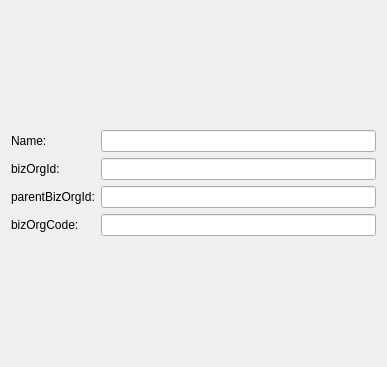
<?xml version="1.0" encoding="UTF-8"?>
<ui version="4.0">
 <class>DepartmentInfo</class>
 <widget class="QWidget" name="DepartmentInfo">
  <property name="geometry">
   <rect>
    <x>0</x>
    <y>0</y>
    <width>387</width>
    <height>367</height>
   </rect>
  </property>
  <property name="windowTitle">
   <string>Form</string>
  </property>
  <layout class="QVBoxLayout" name="verticalLayout">
   <item>
    <layout class="QGridLayout" name="gridLayout">
     <item row="1" column="0">
      <widget class="QLabel" name="label_bizOrgId">
       <property name="text">
        <string>bizOrgId:</string>
       </property>
      </widget>
     </item>
     <item row="2" column="1">
      <widget class="QLineEdit" name="lineEdit_parentBizOrgId"/>
     </item>
     <item row="3" column="1">
      <widget class="QLineEdit" name="lineEdit_bizOrgCode"/>
     </item>
     <item row="3" column="0">
      <widget class="QLabel" name="label_bizOrgId_3">
       <property name="text">
        <string>bizOrgCode:</string>
       </property>
      </widget>
     </item>
     <item row="1" column="1">
      <widget class="QLineEdit" name="lineEdit_bizOrgId"/>
     </item>
     <item row="2" column="0">
      <widget class="QLabel" name="label_bizOrgId_2">
       <property name="text">
        <string>parentBizOrgId:</string>
       </property>
      </widget>
     </item>
     <item row="0" column="1">
      <widget class="QLineEdit" name="lineEdit_Name"/>
     </item>
     <item row="0" column="0">
      <widget class="QLabel" name="label">
       <property name="text">
        <string>Name:</string>
       </property>
      </widget>
     </item>
    </layout>
   </item>
  </layout>
 </widget>
 <resources/>
 <connections/>
</ui>
